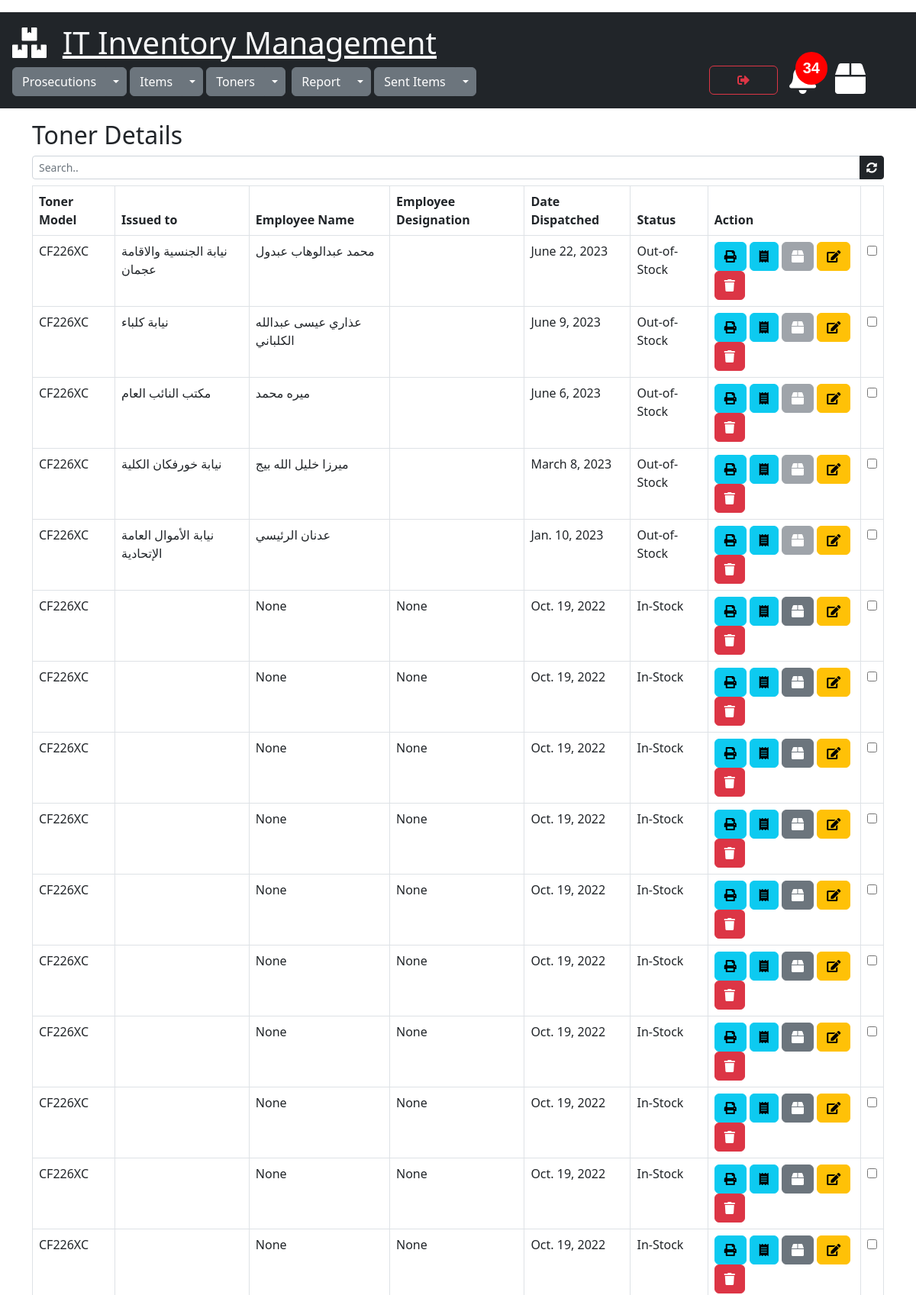
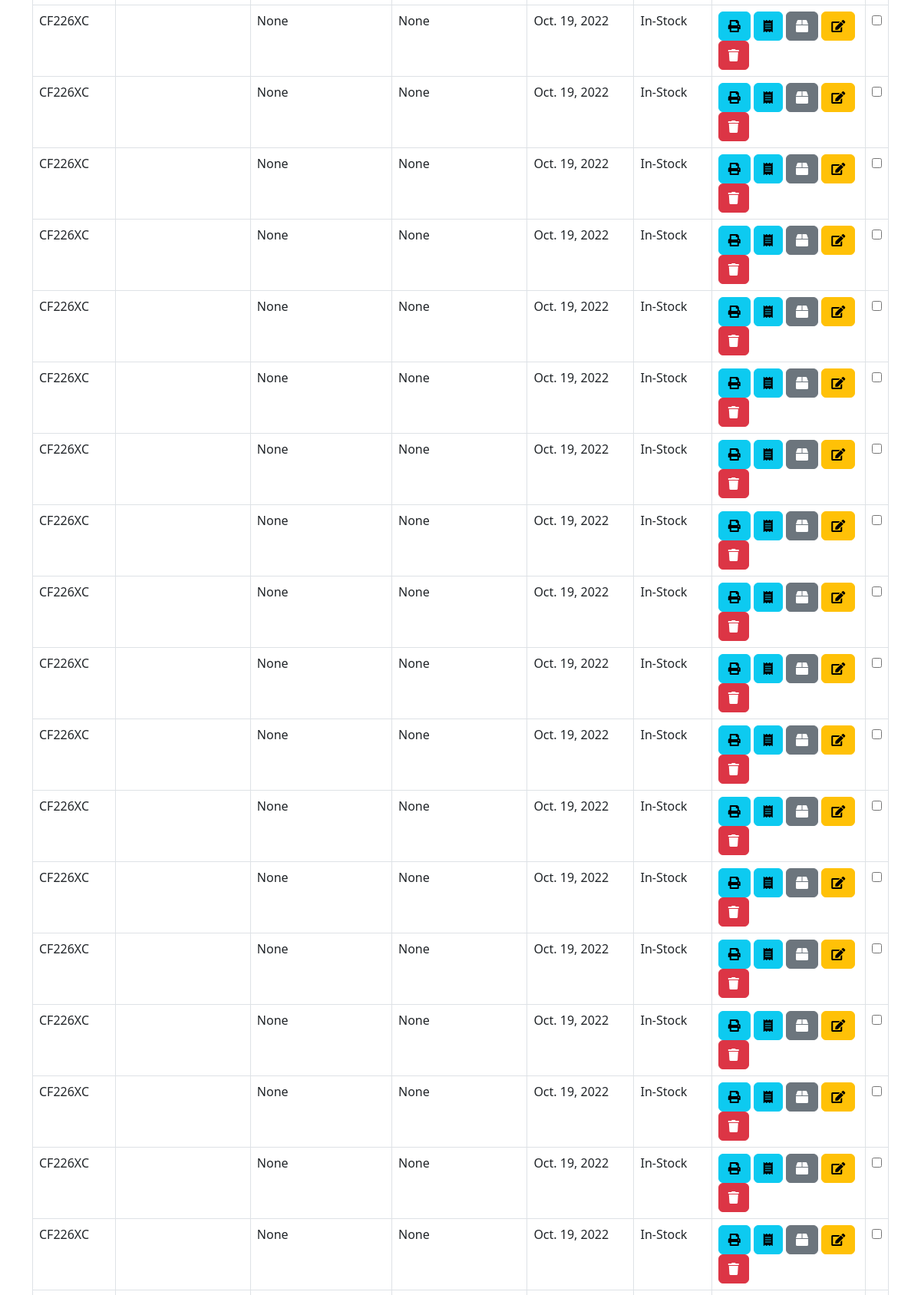
Screenshot of /toners/view_tonerdetails/51 (signed in, upper part) with the database file from the repository (2 pictures, top to bottom).
### toners/models.py (models this page shows)
class TonerDetails(models.Model):
    STATUS = [
        ('In-Stock', 'In-Stock'),
        ('Out-of-Stock', 'Out-of-Stock'),
    ]
    toner_model = models.ForeignKey(Toners,on_delete=models.CASCADE)
    status = models.CharField(max_length=30,default='In-Stock',choices=STATUS)
    issued_to = models.ForeignKey(Prosecutions, on_delete=models.CASCADE,default="31")
    employee_name = models.CharField(max_length=300,null=True)
    employee_designation = models.CharField(max_length=300,null=True)
    created=models.DateTimeField(default=timezone.now)
    date_dispatched=models.DateTimeField(default=timezone.now)
    cart_item = GenericRelation(CartItem, related_query_name='tonerdetails',on_delete=models.CASCADE)
    class Meta:
        ordering = ['-date_dispatched']

class Toners(models.Model):
    toner_model = models.CharField(max_length=100,null=True)
    toner_printer = models.ForeignKey(Items,on_delete=models.CASCADE)
    total_qty = models.PositiveIntegerField(default=0,null=True)
    remaining_qty = models.PositiveIntegerField(default=0,null=True)
    created=models.DateTimeField(default=timezone.now)
    objects = models.Manager()

### prosecutions/models.py (models this page shows)
class Prosecutions(models.Model):
    name = models.CharField(max_length=255)
    location = models.CharField(max_length=300,default="none")
    created = models.DateTimeField(default=timezone.now)

### toners/views.py (the view)
# urls.py: path('view_tonerdetails/<int:id>', views.view_tonerdetails, name='view_tonerdetails'),
@cache_control(no_cache=True, must_revalidate=True,no_store=True)
@login_required(login_url="login")
def view_tonerdetails(request, id):
    tonerdetails = TonerDetails.objects.filter(toner_model=id)
    cartitem = CartItem.objects.all()
    data_calc_cart_total = calc_cart_total(request)
    cart_total = data_calc_cart_total['cart_total']
    data_calc_toner_stock_alert = calc_toner_stock_alert(request)
    toner_stock_alert = data_calc_toner_stock_alert['toner_stock_alert_count']
    toner_under_fifteen = data_calc_toner_stock_alert['tonerstock']
    joined_ids = [(o.object_id, o.content_type_id) for o in cartitem]
    tonerdetails_content_type = ContentType.objects.get(app_label='toners', model='tonerdetails')
    content_type_id=tonerdetails_content_type.id
    joined_ids=json.dumps(joined_ids)
    context = {"tonerdetails": tonerdetails,"joined_ids":joined_ids,"total": cart_total,"content_type_id":content_type_id,"item_id":id,
               "toner_stock_alert":toner_stock_alert,"toner_under_fifteen":toner_under_fifteen}
    return render(request, 'view_tonerdetails.html',context )

### sent_items/utils.py (called while the page is built)
def get_total_cart_items(items_in_cart):
    cartitem = CartItem.objects.filter(cart=items_in_cart)
    total = cartitem.count()
    return total

def calc_cart_total(request):
    customer, created = Customer.objects.get_or_create(user=request.user)
    cart, created = Cart.objects.get_or_create(customer=customer, complete=False)
    items_in_cart = cart.pk
    cart_total = get_total_cart_items(items_in_cart)
    return {'cart_total':cart_total,'user_cart':cart,'items_in_cart':items_in_cart}

### toners/utils.py (called while the page is built)
def calc_toner_stock_alert(request):
    tonerstock=Toners.objects.filter(remaining_qty__lte=15)
    toner_stock_alert_count=tonerstock.count()
    return {"toner_stock_alert_count":toner_stock_alert_count,"tonerstock":tonerstock }

### toners/templates/view_tonerdetails.html (shortened to what this page needs)
{% extends 'mainpage.html' %}
{% load static %}
{% block content %}
<div class="container" xmlns="">
  <h2>Toner Details</h2>
  <div class="input-group input-group-sm mb-2">
        <input class="form-control" id="search" type="text" placeholder="Search.." >
        <a href="{% url 'view_tonerdetails' item_id %}" class="btn btn-dark btn-sm"><i class="fas fa-sync-alt"></i></a>
  </div>
    <div class="table-responsive">
        <table class="table table-bordered" id="myTable">
            <thead>
            <tr>
                <th>Toner Model</th>
                <th>Issued to</th>
                <th>Employee Name</th>
                <th>Employee Designation</th>
                <th>Date Dispatched</th>
                <th>Status</th>
                <th>Action</th>
                <th></th>
            </tr>
            </thead>
            <tbody>
            {% for detail in tonerdetails%}
            <tr id="{{detail.id}}" data-id="{{ detail.id }}">
                <td>{{detail.toner_model.toner_model}} {{detail.toner_model.toner_model.content_type}}</td>
                <td>{{detail.issued_to.name}}</td>
                <td>{{detail.employee_name}}</td>
                <td>{{detail.employee_designation}}</td>
                <td>{{detail.date_dispatched.date}}</td>
                <td>{{detail.status}}</td>
                <td><a href="{% url 'print_toner_issue_vouchers' detail.id %}" target="_blank" rel="noopener noreferrer" class="btn btn-info" data-bs-toggle="tooltip" data-bs-placement="bottom" title="Print Issue Voucher"><i class="fas fa-print"></i></a>
                    <a href="{% url 'print_toner_sent_invoice' detail.id %}" target="_blank" rel="noopener noreferrer" class="btn btn-info" data-bs-toggle="tooltip" data-bs-placement="bottom" title="Print Invoice"><i class="fas fa-receipt"></i></a></a>
                    <button onclick="getCartData('{{detail.id}}','add')" data-detail="{{detail.id}}" data-action="add" class="btn btn-secondary addtodispatch" enabled data-bs-toggle="tooltip" data-bs-placement="bottom" title="Add To Dispatch"><i class="fas fa-box"></i></button>
                    <a href="{% url 'edit_tonerdetails_form' detail.id %}" class="btn btn-warning" data-bs-toggle="tooltip" data-bs-placement="bottom" title="Edit"><i class="fas fa-edit"></i></a>
                    <a data-bs-toggle="modal" data-bs-target="#delete-modal{{ detail.pk }}" class="btn btn-danger" data-bs-toggle="tooltip" data-bs-placement="bottom" title="Delete"><i class="fas fa-trash"></i></a></a>
                </td>
                <td><input type="checkbox" name="detail_id[]" value="{{detail.id}}" id="bulk_delete_detail"></td>
            </tr>
            {% endfor %}
            </tbody>
        </table>
    </div>
</div>
{% endblock %}

### static/css/style.css (style rules this page uses)
.fas.fa-box { color: white; }

### rows the page displays
TonerDetails: toner_model.toner_model "CF226XC", issued_to.name "نيابة الجنسية والاقامة عجمان", employee_name "محمد عبدالوهاب عبدول", date_dispatched "June 22, 2023", status "Out-of-Stock"
TonerDetails: toner_model.toner_model "CF226XC", issued_to.name "نيابة كلباء", employee_name "عذاري عيسى عبدالله الكلباني", date_dispatched "June 9, 2023", status "Out-of-Stock"
TonerDetails: toner_model.toner_model "CF226XC", issued_to.name "مكتب النائب العام", employee_name "ميره محمد", date_dispatched "June 6, 2023", status "Out-of-Stock"
TonerDetails: toner_model.toner_model "CF226XC", issued_to.name "نيابة خورفكان الكلية", employee_name "ميرزا خليل الله بيج", date_dispatched "March 8, 2023", status "Out-of-Stock"
TonerDetails: toner_model.toner_model "CF226XC", issued_to.name "نيابة الأموال العامة الإتحادية", employee_name "عدنان الرئيسي", date_dispatched "Jan. 10, 2023", status "Out-of-Stock"
TonerDetails: toner_model.toner_model "CF226XC", employee_name "None", employee_designation "None", date_dispatched "Oct. 19, 2022", status "In-Stock"
TonerDetails: toner_model.toner_model "CF226XC", employee_name "None", employee_designation "None", date_dispatched "Oct. 19, 2022", status "In-Stock"
TonerDetails: toner_model.toner_model "CF226XC", employee_name "None", employee_designation "None", date_dispatched "Oct. 19, 2022", status "In-Stock"
TonerDetails: toner_model.toner_model "CF226XC", employee_name "None", employee_designation "None", date_dispatched "Oct. 19, 2022", status "In-Stock"
TonerDetails: toner_model.toner_model "CF226XC", employee_name "None", employee_designation "None", date_dispatched "Oct. 19, 2022", status "In-Stock"
TonerDetails: toner_model.toner_model "CF226XC", employee_name "None", employee_designation "None", date_dispatched "Oct. 19, 2022", status "In-Stock"
TonerDetails: toner_model.toner_model "CF226XC", employee_name "None", employee_designation "None", date_dispatched "Oct. 19, 2022", status "In-Stock"
TonerDetails: toner_model.toner_model "CF226XC", employee_name "None", employee_designation "None", date_dispatched "Oct. 19, 2022", status "In-Stock"
TonerDetails: toner_model.toner_model "CF226XC", employee_name "None", employee_designation "None", date_dispatched "Oct. 19, 2022", status "In-Stock"
TonerDetails: toner_model.toner_model "CF226XC", employee_name "None", employee_designation "None", date_dispatched "Oct. 19, 2022", status "In-Stock"
TonerDetails: toner_model.toner_model "CF226XC", employee_name "None", employee_designation "None", date_dispatched "Oct. 19, 2022", status "In-Stock"
TonerDetails: toner_model.toner_model "CF226XC", employee_name "None", employee_designation "None", date_dispatched "Oct. 19, 2022", status "In-Stock"
TonerDetails: toner_model.toner_model "CF226XC", employee_name "None", employee_designation "None", date_dispatched "Oct. 19, 2022", status "In-Stock"
TonerDetails: toner_model.toner_model "CF226XC", employee_name "None", employee_designation "None", date_dispatched "Oct. 19, 2022", status "In-Stock"
TonerDetails: toner_model.toner_model "CF226XC", employee_name "None", employee_designation "None", date_dispatched "Oct. 19, 2022", status "In-Stock"
TonerDetails: toner_model.toner_model "CF226XC", employee_name "None", employee_designation "None", date_dispatched "Oct. 19, 2022", status "In-Stock"
TonerDetails: toner_model.toner_model "CF226XC", employee_name "None", employee_designation "None", date_dispatched "Oct. 19, 2022", status "In-Stock"
TonerDetails: toner_model.toner_model "CF226XC", employee_name "None", employee_designation "None", date_dispatched "Oct. 19, 2022", status "In-Stock"
TonerDetails: toner_model.toner_model "CF226XC", employee_name "None", employee_designation "None", date_dispatched "Oct. 19, 2022", status "In-Stock"
TonerDetails: toner_model.toner_model "CF226XC", employee_name "None", employee_designation "None", date_dispatched "Oct. 19, 2022", status "In-Stock"
TonerDetails: toner_model.toner_model "CF226XC", employee_name "None", employee_designation "None", date_dispatched "Oct. 19, 2022", status "In-Stock"
TonerDetails: toner_model.toner_model "CF226XC", employee_name "None", employee_designation "None", date_dispatched "Oct. 19, 2022", status "In-Stock"
TonerDetails: toner_model.toner_model "CF226XC", employee_name "None", employee_designation "None", date_dispatched "Oct. 19, 2022", status "In-Stock"
TonerDetails: toner_model.toner_model "CF226XC", employee_name "None", employee_designation "None", date_dispatched "Oct. 19, 2022", status "In-Stock"
TonerDetails: toner_model.toner_model "CF226XC", employee_name "None", employee_designation "None", date_dispatched "Oct. 19, 2022", status "In-Stock"
TonerDetails: toner_model.toner_model "CF226XC", employee_name "None", employee_designation "None", date_dispatched "Oct. 19, 2022", status "In-Stock"
TonerDetails: toner_model.toner_model "CF226XC", employee_name "None", employee_designation "None", date_dispatched "Oct. 19, 2022", status "In-Stock"
TonerDetails: toner_model.toner_model "CF226XC", employee_name "None", employee_designation "None", date_dispatched "Oct. 19, 2022", status "In-Stock"
